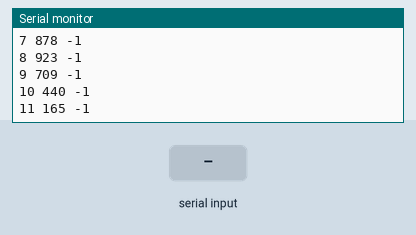
Simulated run of this sketch. Board: Arduino Uno, built with avr-gcc and run on an emulated ATmega328P. Shown: the last lines printed to the serial monitor. The test bench sets the inputs (shaded band). Random numbers use the default seed unless the sketch sets one.

Above: at 1.2 s.
1.3 s: byte 30 received over Serial
At 1.31 s:
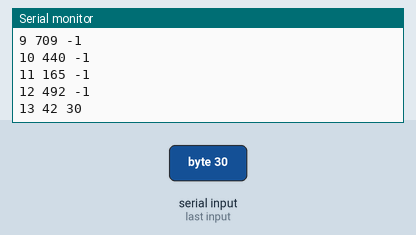
2.8 s: byte 90 received over Serial
At 2.82 s:
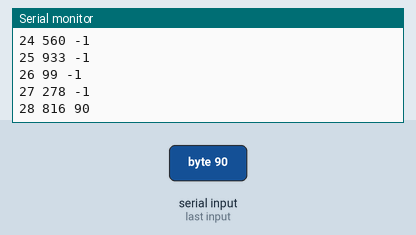
4.3 s: byte 120 received over Serial
Timing chart, 0 to 7.3 s (numbered marks = the images above; inputs shaded):
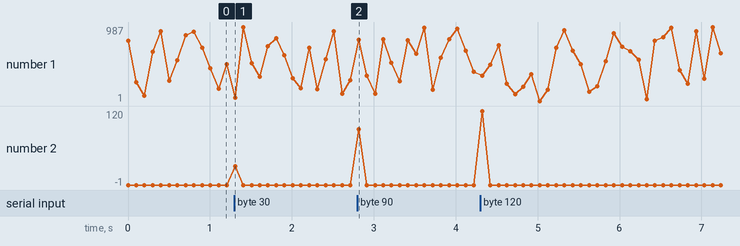

The sketch:

SerialTest2.ino
```cpp
long randomValue = 0;
long counterValue = 0;

int serialValue;
int started = 0;

void setup()
{
  Serial.begin(9600);
}

void loop()
{
  serialValue = Serial.read();
  started = 1;

  if(started)
 {
   randomValue = random(1000);

   Serial.print(counterValue);
   Serial.print(" ");
   Serial.print(randomValue);
   Serial.print(" ");
   Serial.print(serialValue);
   Serial.println();

   counterValue = (counterValue + 1) % 1000;

   delay(100);
   }
 else
 {
   Serial.println("STOPPED.");
 }

}
```

Measured:
- after the input at 1.3 s, the serial monitor: prints a new line at once (image 1)
- after the input at 2.8 s, the serial monitor: prints a new line at once (image 2)
